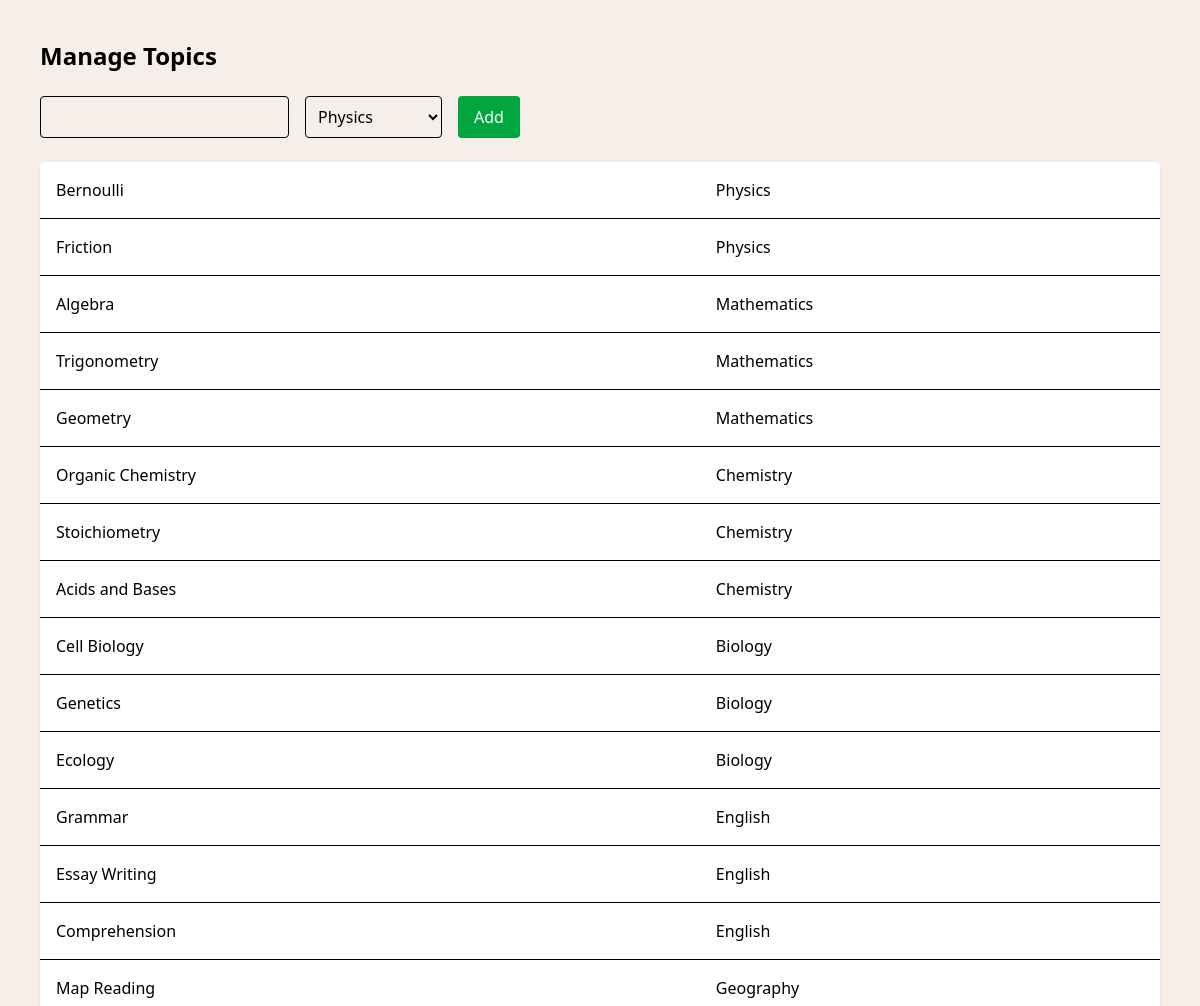
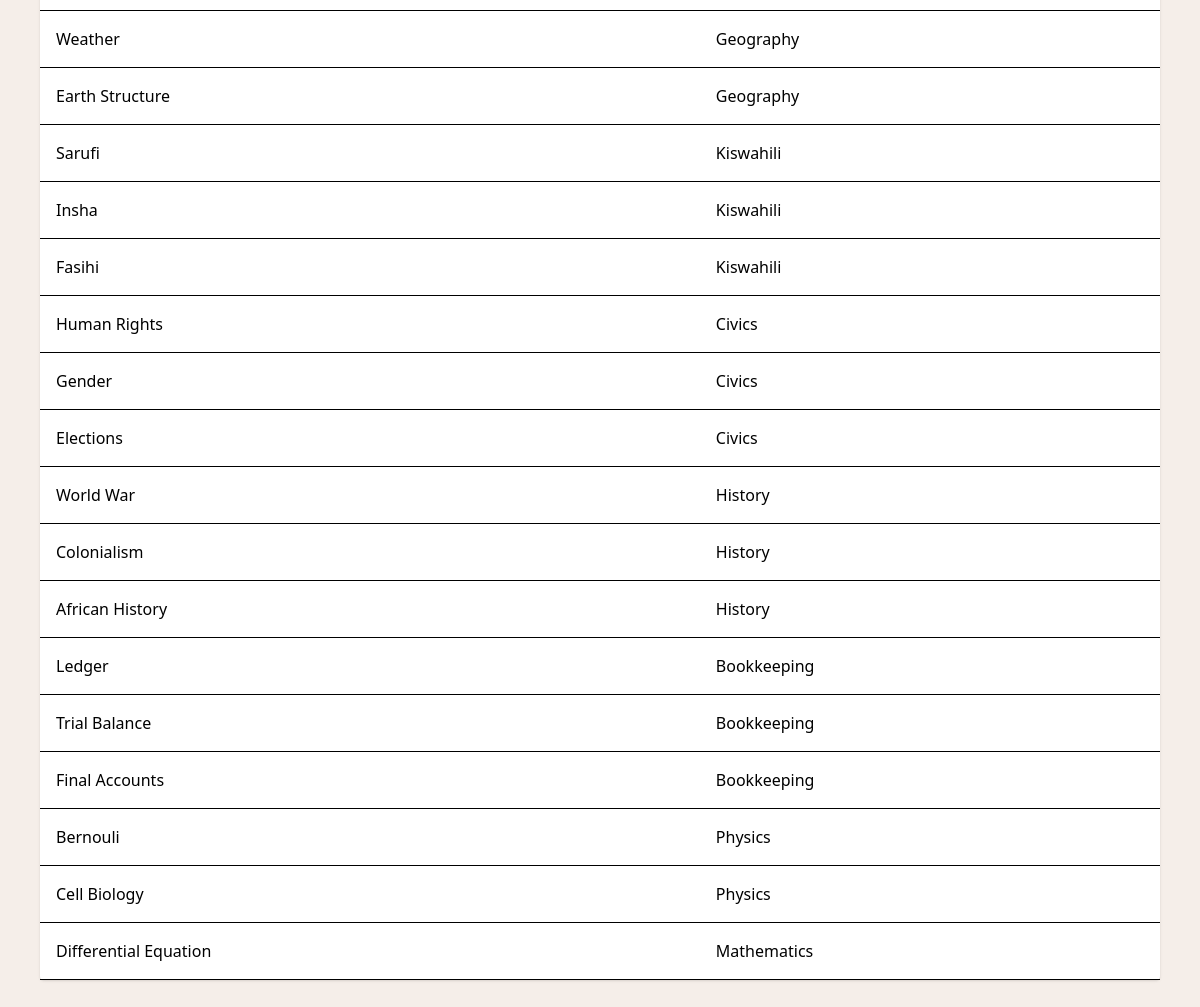
The app's page /manage_topics.php (signed in) with its own data (2 pictures, top to bottom).
### tables this page shows
CREATE TABLE `topics` (
  `topic_id` int(11) NOT NULL,
  `topic_name` varchar(100) NOT NULL,
  `subject_id` int(11) DEFAULT NULL
);

CREATE TABLE `subjects` (
  `subject_id` int(11) NOT NULL,
  `subject_name` varchar(100) NOT NULL
);

### manage_topics.php (the view, shortened to what this page needs)
<?php
include "db.php";
$subjects=mysqli_query($conn,"SELECT * FROM subjects");
$topics=mysqli_query($conn,"
SELECT t.topic_id,t.topic_name,s.subject_name
FROM topics t JOIN subjects s ON t.subject_id=s.subject_id");
?>
<!DOCTYPE html>
<html>
<head>
<script src="https://cdn.jsdelivr.net/npm/@tailwindcss/browser@4"></script>
</head>
<body class="p-10 bg-[#f5eee9]">
<h1 class="text-2xl font-bold mb-6">Manage Topics</h1>
<form method="post" class="flex gap-4 mb-6">
<input name="topic" required class="border p-2 rounded">
<select name="subject" class="border p-2 rounded">
<?php while($s=mysqli_fetch_assoc($subjects)){ ?>
<option value="<?= $s['subject_id'] ?>"><?= $s['subject_name'] ?></option>
<?php } ?>
</select>
<button name="add" class="bg-green-600 text-white px-4 py-2 rounded">Add</button>
</form>
<table class="bg-white rounded shadow w-full">
<?php while($t=mysqli_fetch_assoc($topics)){ ?>
<tr class="border-b">
<td class="p-4"><?= $t['topic_name'] ?></td>
<td class="p-4"><?= $t['subject_name'] ?></td>
</tr>
<?php } ?>
</table>
</body>
</html>

### records on screen
topics: topic_name "Bernoulli", subject.subject_name "Physics"
topics: topic_name "Friction", subject.subject_name "Physics"
topics: topic_name "Algebra", subject.subject_name "Mathematics"
topics: topic_name "Trigonometry", subject.subject_name "Mathematics"
topics: topic_name "Geometry", subject.subject_name "Mathematics"
topics: topic_name "Organic Chemistry", subject.subject_name "Chemistry"
topics: topic_name "Stoichiometry", subject.subject_name "Chemistry"
topics: topic_name "Acids and Bases", subject.subject_name "Chemistry"
topics: topic_name "Cell Biology", subject.subject_name "Biology"
topics: topic_name "Genetics", subject.subject_name "Biology"
topics: topic_name "Ecology", subject.subject_name "Biology"
topics: topic_name "Grammar", subject.subject_name "English"
topics: topic_name "Essay Writing", subject.subject_name "English"
topics: topic_name "Comprehension", subject.subject_name "English"
topics: topic_name "Map Reading", subject.subject_name "Geography"
topics: topic_name "Weather", subject.subject_name "Geography"
topics: topic_name "Earth Structure", subject.subject_name "Geography"
topics: topic_name "Sarufi", subject.subject_name "Kiswahili"
topics: topic_name "Insha", subject.subject_name "Kiswahili"
topics: topic_name "Fasihi", subject.subject_name "Kiswahili"
topics: topic_name "Human Rights", subject.subject_name "Civics"
topics: topic_name "Gender", subject.subject_name "Civics"
topics: topic_name "Elections", subject.subject_name "Civics"
topics: topic_name "World War", subject.subject_name "History"
topics: topic_name "Colonialism", subject.subject_name "History"
topics: topic_name "African History", subject.subject_name "History"
topics: topic_name "Ledger", subject.subject_name "Bookkeeping"
topics: topic_name "Trial Balance", subject.subject_name "Bookkeeping"
topics: topic_name "Final Accounts", subject.subject_name "Bookkeeping"
topics: topic_name "Bernouli", subject.subject_name "Physics"
topics: topic_name "Cell Biology", subject.subject_name "Physics"
topics: topic_name "Differential Equation", subject.subject_name "Mathematics"

### other values on screen
form field subject "Physics"
